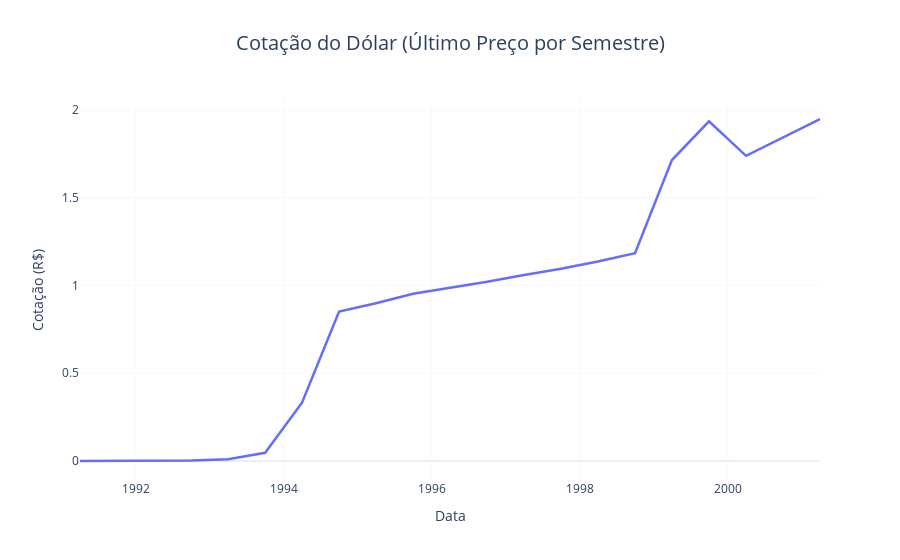

Notebook source saved alongside this figure:
### Code cell
df_2q = df_dol.resample("2QE").last()

fig = px.line(
    df_2q, 
    y="Último", 
    title="Cotação do Dólar (Último Preço por Semestre)", 
    labels={"index": "Data", "Último": "Cotação (R$)"},
)

# Melhorando o layout
fig.update_traces(line=dict(width=2.5), marker=dict(size=6))
fig.update_layout(
    template="plotly_white",
    title=dict(x=0.5, font=dict(size=20)),
    xaxis=dict(showgrid=True, gridwidth=0.5),
    yaxis=dict(showgrid=True, gridwidth=0.5),
    hovermode="x unified"
)

fig.show()

### Figure 1 — Plotly figure (JSON) as saved in the notebook; plotly's stock layout.template omitted (floating-point values rounded to 4 significant figures)
{"data": [{"hovertemplate": "Data=%{x}<br>Cotação (R$)=%{y}<extra></extra>", "legendgroup": "", "line": {"color": "#636efa", "dash": "solid", "width": 2.5}, "marker": {"size": 6, "symbol": "circle"}, "mode": "lines", "name": "", "orientation": "v", "showlegend": false, "type": "scatter", "x": ["1991-03-31T00:00:00", "1991-09-30T00:00:00", "1992-03-31T00:00:00", "1992-09-30T00:00:00", "1993-03-31T00:00:00", "1993-09-30T00:00:00", "1994-03-31T00:00:00", "1994-09-30T00:00:00", "1995-03-31T00:00:00", "1995-09-30T00:00:00", "1996-03-31T00:00:00", "1996-09-30T00:00:00", "1997-03-31T00:00:00", "1997-09-30T00:00:00", "1998-03-31T00:00:00", "1998-09-30T00:00:00", "1999-03-31T00:00:00", "1999-09-30T00:00:00", "2000-03-31T00:00:00", "2000-09-30T00:00:00", "2001-03-31T00:00:00"], "xaxis": "x", "y": [0.0001, 0.0002, 0.0007, 0.0025, 0.01, 0.0466, 0.3321, 0.852, 0.899, 0.9529, 0.9876, 1.021, 1.06, 1.096, 1.137, 1.184, 1.715, 1.936, 1.739, 1.843, 1.949], "yaxis": "y"}], "layout": {"hovermode": "x unified", "legend": {"tracegroupgap": 0}, "title": {"font": {"size": 20}, "text": "Cotação do Dólar (Último Preço por Semestre)", "x": 0.5}, "xaxis": {"anchor": "y", "domain": [0, 1], "gridwidth": 0.5, "showgrid": true, "title": {"text": "Data"}}, "yaxis": {"anchor": "x", "domain": [0, 1], "gridwidth": 0.5, "showgrid": true, "title": {"text": "Cotação (R$)"}}}}
